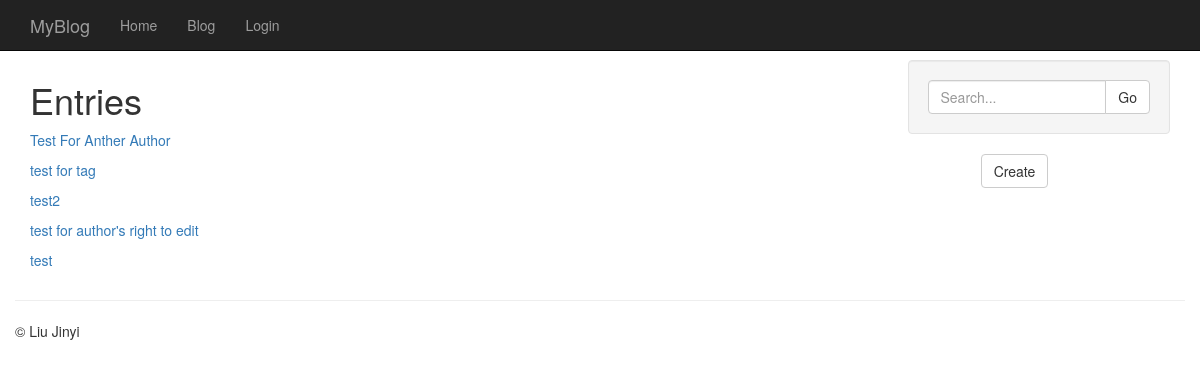
The app's page /entries/ with its own data.
### models.py (models this page shows, shortened)
class Entry(db.Model):
	STATUS_PUBLIC = 0
	STATUS_DRAFT = 1
	STATUS_DELETED = 2
	id = db.Column(db.Integer, primary_key=True)
	title = db.Column(db.String(100))
	slug = db.Column(db.String(100), unique=True)
	body = db.Column(db.Text)
	status = db.Column(db.SmallInteger, default=STATUS_PUBLIC)
	created_timestamp = db.Column(db.DateTime, default=datetime.
	datetime.now)
	modified_timestamp = db.Column(
		db.DateTime,
		default=datetime.datetime.now,
		onupdate=datetime.datetime.now)
	author_id = db.Column(db.Integer, db.ForeignKey('user.id'))
	tags = db.relationship('Tag', secondary=entry_tags,
		backref=db.backref('entries', lazy='dynamic'))

### entries/blueprint.py (the view)
@entries.route('/')
def index():
	entries = Entry.query.order_by(Entry.created_timestamp.desc())
	return entry_list('entries/index.html', entries)

### app.py (called while the page is built)
@app.before_request
def _before_request():
	g.user = current_user

### entries/blueprint.py (called while the page is built)
def entry_list(template, query, **context):
	query = filter_status_by_user(query)
	valid_statuses = (Entry.STATUS_PUBLIC, Entry.STATUS_DRAFT)
	query = query.filter(Entry.status.in_(valid_statuses))
	if request.args.get("q"):
		search = request.args["q"]
		query = query.filter(
			(Entry.body.contains(search)) |
			(Entry.title.contains(search)))
	return object_list(template, query, **context)

def filter_status_by_user(query):
	if not g.user.is_authenticated:
		query = query.filter(Entry.status == Entry.STATUS_PUBLIC)
	else:
		query = query.filter(
			(Entry.status == Entry.STATUS_PUBLIC) |
			((Entry.author == g.user) &
			 (Entry.status != Entry.STATUS_DELETED)))
	return query

### helpers.py (called while the page is built)
def object_list(template_name, query, paginate_by=20, **context):
	page = request.args.get('page')
	if page and page.isdigit():
		page = int(page)
	else:
		page = 1
	object_list = query.paginate(page, paginate_by)
	return render_template(template_name, object_list=object_list,
		**context)

### entries/templates/entries/index.html (shortened to what this page needs)
{% extends "entries/base_entries.html" %}
{% block content_title %}Entries{% endblock %}

### templates/includes/list.html
{% for entry in object_list.items %}
	<p><a href="{{ url_for('entries.detail', slug=entry.slug)}}">{{ entry.title }}</a></p>
{% endfor %}

### templates/base.html (style rules this page uses)
body { padding-top: 60px; }

### records on screen
Entry: title "Test For Anther Author"
Entry: title "test for tag"
Entry: title "test2"
Entry: title "test for author's right to edit"
Entry: title "test"
